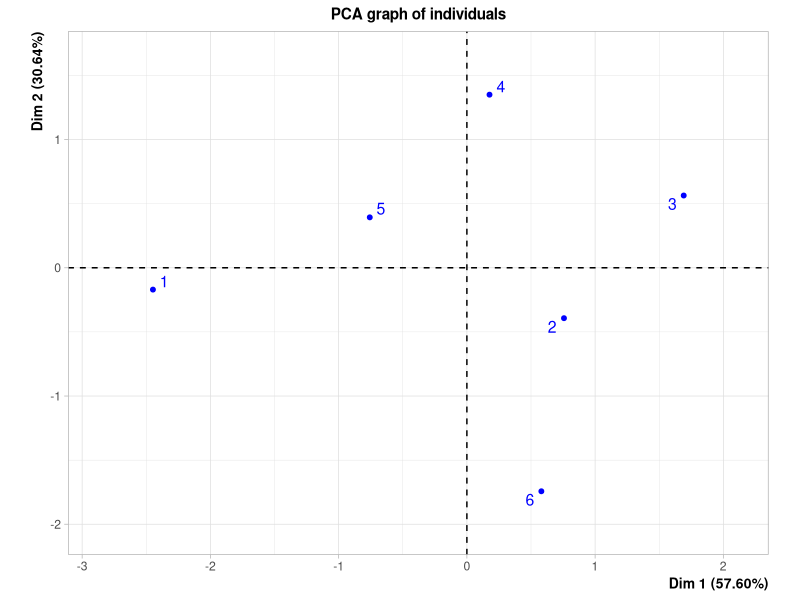
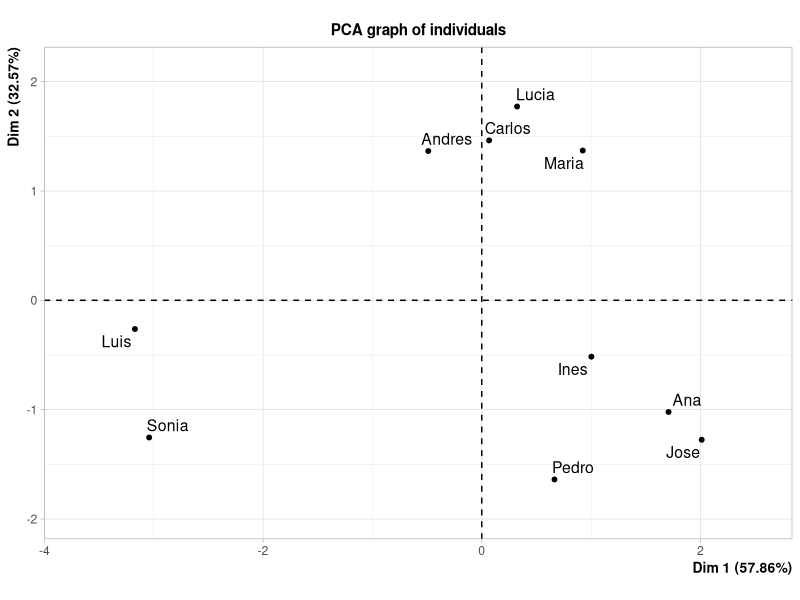
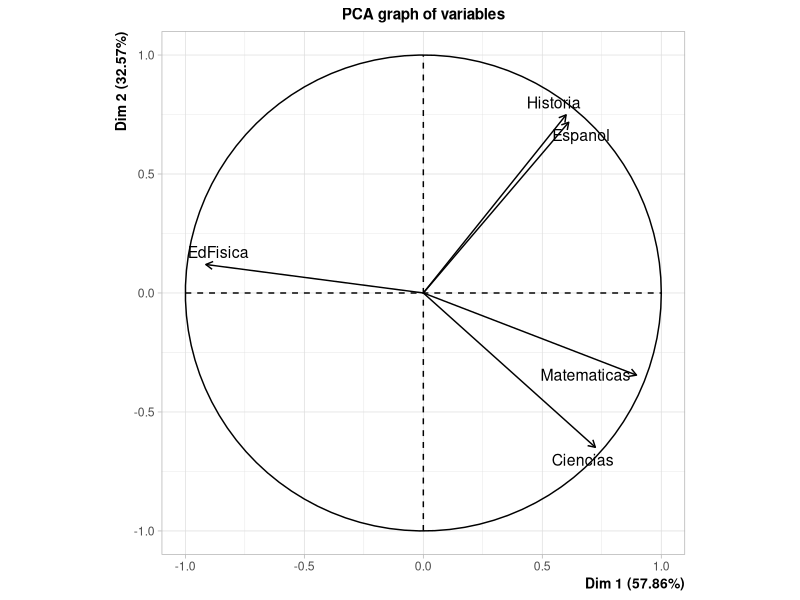
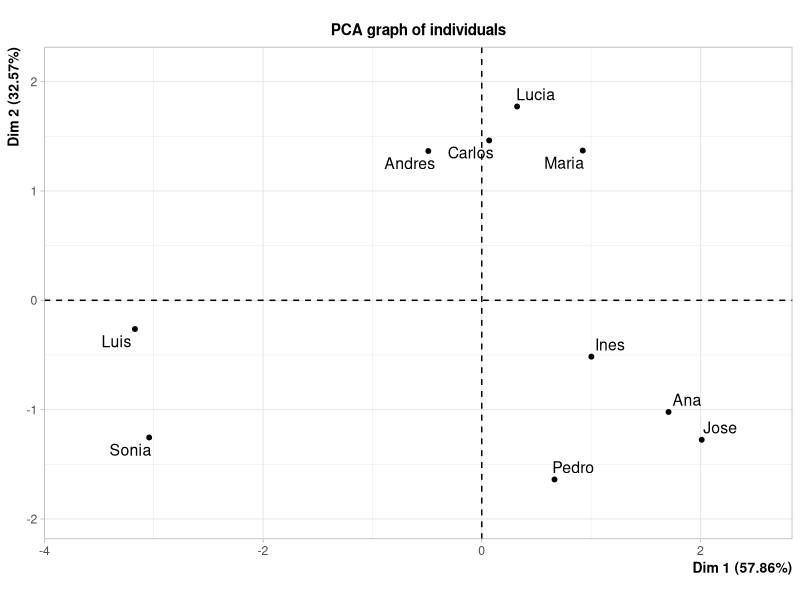
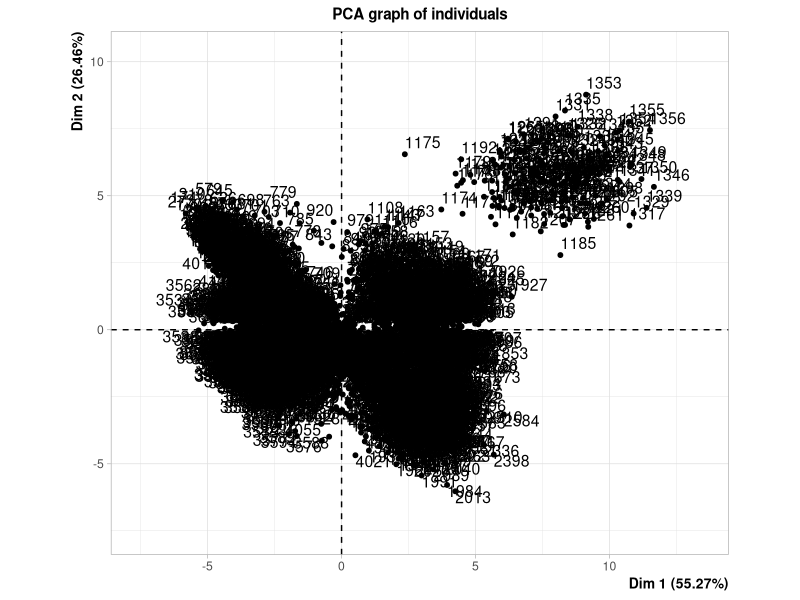
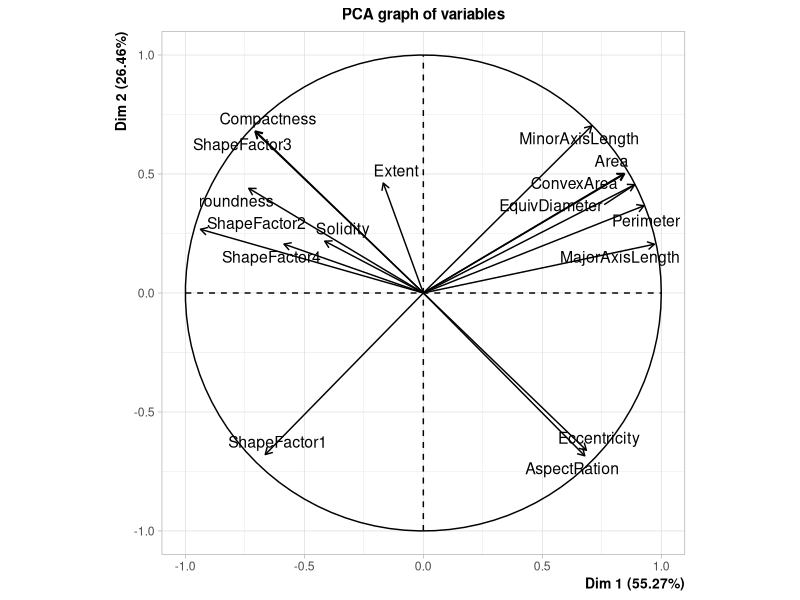
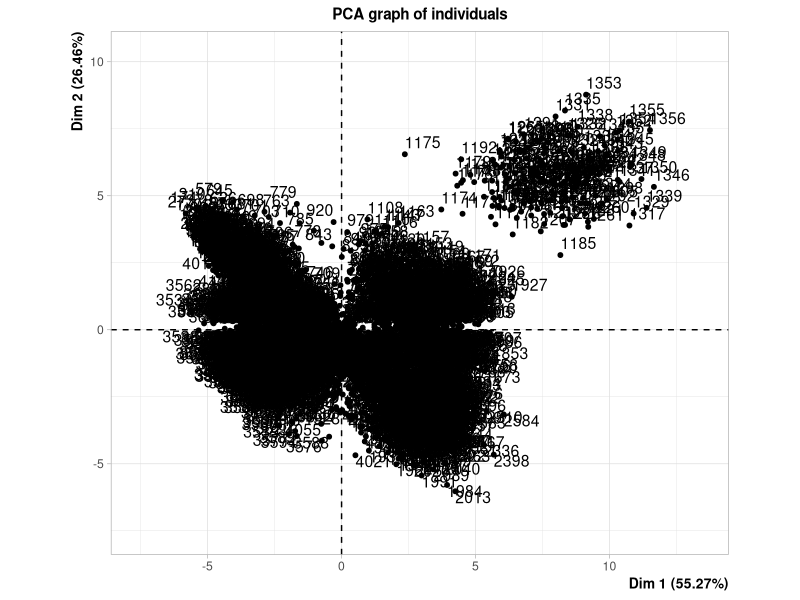

Write the R code that produced these figures, in order. (Note: this script raises an error after producing the figures.)
#---------------------------Ejercicio 2-----------------------------------------

library(FactoMineR)
library(readr)

#Para el desarrollo de los ejercicios se emplea la siguiente matriz
X <- matrix(c(8,1,0,4,6,5,6,8,7,10,4,7,8,2,5,0,3,6), nrow = 6, ncol = 3, byrow
            = TRUE)
X_inicial <- X

#Implemente en lenguaje R funciones que permitan ejecutar el algoritmo del Análisis
#en Componentes Principales (ACP) visto en clase para variables numéricas.
#Compare los resultados obtenidos con respecto a FactoMineR.

#El algoritmo del ACP cuenta con los siguientes pasos:

#1) Centrar y reducir la matriz 

#Medias

medias <- function(matriz) {
  resultado <-list()
  for(i in 1:ncol(matriz)) {
    resultado[[i]] <- mean(matriz[,i])
  }
  return(resultado)
}

#desviaciones estándar poblacionales 

sd_poblacional <- function(matriz) {
  resultado <- list()
  n <- nrow(matriz)
  for(i in 1:ncol(matriz)) {
    resultado[[i]] <- sqrt(((n-1)/n))*sd(matriz[,i])
  }
  return(resultado)
}
  
#Centramos y reducimos con la siguiente función

centrar_y_reducir <- function(matriz, medias, desviaciones) {
  
  for(i in 1 : ncol(matriz)){
    matriz[, i] <- (matriz[,i]-medias[[i]])/ desviaciones[[i]]
  }
  return(matriz)
}



#Aplicamos las funciones anteriores a la matriz X
medias_X <- medias(X)
medias_X

sd_X <- sd_poblacional(X)
sd_X

X <- centrar_y_reducir(X,medias_X, sd_X)
X


#2)Calcular la matriz de correlaciones 

#Una vez centrada y reducida la matriz, se procede a calcular la matriz de 
#varianzas-covarianzas la cual, es la misma que la matriz de correlaciones pues 
#está centrada y reducida. Se calcula con la siguiente función

R <- function(matriz) {
  n <- nrow(matriz) 
  resultado <- (1/n)*t(matriz)%*%matriz
  return(resultado)
}

#Obtenemos mediante esa función la matriz de correlaciones de X

X_R <- R(X)
X_R

#3 y 4) Calcular los vectores y valores propios de la matriz de correlaciones y 
#ordenar los valores propios de mayor a menor

X.R_e <- eigen(X_R)

X.R_valores.propios <- X.R_e$values #ya vienen ordenados de mayor a menor
X.R_valores.propios

X.R_vectores.propios <- X.R_e$vectors
X.R_vectores.propios

#Comparamos con lo obtenido con FactoMiner

X_ACP <- PCA(X, ncp = 4, graph = FALSE)
X_ACP$eig

#Se puede observar que los valores propios obtenidos con FactoMiner son iguales
#a los del algoritmo

#5) Construir matriz V que tiene como columnas los vectores propios de la matriz
#de correlaciones

V <- X.R_vectores.propios
V

#6) Calcular la matriz de componentes principales

C <- X%*%V 
C #Tiene las coordendas de los individuos 

#Con FactoMiner se obtiene lo siguiente:
X_ACP$ind$coord


#Podemos observar que lo único que varía es el signo de algunas entradas, pero
#esto solo indica que se refleja con respecto a algunos de los ejes al graficar.

#7) Calcular la matriz de calidades de los individuos (cosenos cuadrados)

Q <- function(C, matriz) {
  n <-nrow(matriz)
  m <-ncol(matriz)
  resultado <- matrix(0, n,m)
  
  for(i in 1: n){
    suma <- 0 
    for(j in 1: m){
      suma <- suma + matriz[i,j]^2
    }
    for(r in 1: m){
      resultado[i,r] <- (C[i,r]^2)/suma
    }
  }
  return(resultado)
}

#Aplicamos la función anterior a los datos que tenemos

X_Q <- Q(C, X)
X_Q

#Vemos los resultados de FactoMiner
X_ACP$ind$cos2

#Los cuales son iguales a los obtenidos con el algoritmo

#Ahora debemos calcular la contribución de cada individuo i a la varianza total 
#del eje r

contribucion <- function(C, valores.propios) {
  n <-nrow(C)
  m <-ncol(C)
  resultado <- matrix(0, n, m)
  
  for(i in 1: n){
    for(r in 1: m){
      resultado[i,r] <- ((C[i,r]^2)/(n*valores.propios[r]))*100
    }
  }
  return(resultado)
}

#La matriz de contribuciones es:

X_contrib <- contribucion(C, X.R_valores.propios)
X_contrib

#Con FactoMiner se tiene:
X_ACP$ind$contrib

#Por lo tanto, se tiene el mismo resultado

#8) Calcular la matriz de coordenadas T de las variables

T <- function(V, valores.propios){
  m <- ncol(V)
  resultado <- matrix(0, m, m)
  
  for(r in 1:m){
      resultado[,r] <- sqrt(valores.propios[r])*V[,r]
    }
    
  return(resultado)
}

#La matriz de coordenadas de las variables para los datos que tenemos es:
X_T <- T(V, X.R_valores.propios)
X_T

#Y la dada con FactoMiner es:
X_ACP$var$coord

#9)Calcular la matriz de calidades de las variables (cosenos cuadrados)

S <- X_T^2
S

#Con FactoMiner da:
X_ACP$var$cos2

#10) Calcular vector I (1xm) de inercias de los ejes

I <- function(valores.propios){
  m <- length(valores.propios)
  resultado <- c()
  
  for(j in 1: m){
    resultado[j] <-100*(valores.propios[j]/m)
  }
  return(resultado)
}

#El vector de inercias para los datos con los que estamos trabajando es:
X_I <- I(X.R_valores.propios)
X_I

#Con FactoMiner se tiene:
plot(X_ACP, axes=c(1, 2), choix="ind", col.ind="blue",new.plot=TRUE)


#Podemos observar que las inercias correpondiente al eje x y y obtenidas con 
#FactoMiner son iguales a las dadas por el algoritmo.


#------------------ Ejercicio 8-------------------------------------------------
#Verifique todo lo programado en los puntos anteriores con el ejemplo estudiantes.csv
# y con los datos del ejercicio 1 de la tarea anterior

#----- Estudiantes--------

estudiantes_datos <- read.table('Tarea 3/EjemploEstudiantes.csv', header=TRUE, sep=';',dec=',',row.names=1)
estudiantes_datos<- as.matrix(estudiantes_datos)
estudiantes_datos_original <- estudiantes_datos

#1) Centrar y reducir la matriz 

medias_estudiantes <- medias(estudiantes_datos)
medias_estudiantes

sd_estudiantes <- sd_poblacional(estudiantes_datos)
sd_estudiantes

estudiantes_datos <- centrar_y_reducir(estudiantes_datos,medias_estudiantes, sd_estudiantes)
estudiantes_datos


#2)Calcular la matriz de correlaciones 

estudiantes_R <- R(estudiantes_datos)
estudiantes_R


#3 y 4) Calcular los vectores y valores propios de la matriz de correlaciones y 
#ordenar los valores propios de mayor a menor

estudiantes.R_e <- eigen(estudiantes_R)

estudiantes.R_valores.propios <- estudiantes.R_e$values #ya vienen ordenados de mayor a menor
estudiantes.R_valores.propios

estudiantes.R_vectores.propios <- estudiantes.R_e$vectors
estudiantes.R_vectores.propios

#5) Construir matriz V que tiene como columnas los vectores propios de la matriz
#de correlaciones

V_estudiantes <- estudiantes.R_vectores.propios
V_estudiantes

#6) Calcular la matriz de componentes principales

C_estudiantes <- estudiantes_datos%*%V_estudiantes
C_estudiantes

#7) Calcular la matriz de calidades de los individuos (cosenos cuadrados)

estudiantes_Q <- Q(C_estudiantes, estudiantes_datos)
estudiantes_Q

#Ahora debemos calcular la contribución de cada individuo i a la varianza total 
#del eje r

estudiantes_contrib <- contribucion(C_estudiantes, estudiantes.R_valores.propios)
estudiantes_contrib

#8) Calcular la matriz de coordenadas T de las variables

estudiantes_T <- T(V_estudiantes, estudiantes.R_valores.propios)
estudiantes_T

#9)Calcular la matriz de calidades de las variables (cosenos cuadrados)

S_estudiantes <- estudiantes_T^2
S_estudiantes

#10) Calcular vector I (1xm) de inercias de los ejes

estudiantes_I <- I(estudiantes.R_valores.propios)
estudiantes_I

ACP <-PCA(estudiantes_datos)
plot(ACP)

#----- beans--------

beans_datos <- read.csv("Tarea 3/beansV2.csv")
beans_datos <- as.matrix(beans_datos[,-17])
beans_datos_original <- beans_datos

#1) Centrar y reducir la matriz 

medias_beans <- medias(beans_datos)
medias_beans

sd_beans <- sd_poblacional(beans_datos)
sd_beans

beans_datos <- centrar_y_reducir(beans_datos,medias_beans, sd_beans)
beans_datos


#2)Calcular la matriz de correlaciones 

beans_R <- R(beans_datos)
beans_R


#3 y 4) Calcular los vectores y valores propios de la matriz de correlaciones y 
#ordenar los valores propios de mayor a menor

beans.R_e <- eigen(beans_R)

beans.R_valores.propios <- beans.R_e$values #ya vienen ordenados de mayor a menor
beans.R_valores.propios

beans.R_vectores.propios <- beans.R_e$vectors
beans.R_vectores.propios

#5) Construir matriz V que tiene como columnas los vectores propios de la matriz
#de correlaciones

V_beans <- beans.R_vectores.propios
V_beans

#6) Calcular la matriz de componentes principales

C_beans <- beans_datos%*%V_beans
C_beans

#7) Calcular la matriz de calidades de los individuos (cosenos cuadrados)

beans_Q <- Q(C_beans, beans_datos)
beans_Q

#Ahora debemos calcular la contribución de cada individuo i a la varianza total 
#del eje r

beans_contrib <- contribucion(C_beans, beans.R_valores.propios)
beans_contrib

#8) Calcular la matriz de coordenadas T de las variables

beans_T <- T(V_beans, beans.R_valores.propios)
beans_T

#9)Calcular la matriz de calidades de las variables (cosenos cuadrados)

S_beans <- beans_T^2
S_beans

#10) Calcular vector I (1xm) de inercias de los ejes

beans_I <- I(beans.R_valores.propios)
beans_I

ACP_beans <-PCA(beans_datos)
plot(ACP_beans)


#----------------- Ejercicio 5--------------------------------------------------

#5. Programe una función en R que reciba una columna (variable) de una matriz y
#calcule su proyección en suplementario en el círculo de correlaciones 2D 
#programado en el punto2. Compare los resultados obtenidos con respecto a 
#FactoMineR

H <- function(matriz) {
  n <- nrow(matriz) 
  resultado <- (1/n)*matriz %*% t(matriz)
  return(resultado)
}


var.sup_proyeccion <- function(columna, matriz) {
  #se calcula la media y desviación estándar de la columna y la matriz
  media <- mean(columna)
  n <- length(columna)
  sd <-sqrt(((n-1)/n))*sd(columna)
  
  medias <- medias(matriz)
  sd_matriz <-sd_poblacional(matriz)
  
  #centramos y reducimos la columna y la matriz
  
  columna <- (columna-media)/sd
  matriz <- centrar_y_reducir(matriz, medias, sd_matriz)
  
  #Matriz de correlaciones
  correlaciones <- R(matriz)
  
  #Vectores y valores propios
  matriz.e <- eigen(correlaciones)
  V <- matriz.e$vectors

  #Se calculan los componentes principales
  C <- matriz%*%V
  
  #Se calculan las correlaciones de la columna con los componentes principales
  coordenada <- c()
  for(i in 1: ncol(matriz)){
    coordenada[i] <-cor(columna, C[,i])
  }
  #Se gráfica en el círculo de correlaciones
  circulo <- circulo_correlaciones(matriz)
  graf_circulo <- circulo$variables0
  
  #Convertimos la matriz en un dataframe y ajustamos para el gráfico
  coordenada_var <- as.data.frame(coordenada)
  col_names <- paste("Dim", 1:ncol(coordenada_var))  # Genera nombres como "Dim 1", "Dim 2", etc.
  colnames(coordenada_var) <- col_names
  #names(X_T_data) <- c("Dim 1", "Dim 2", "Dim 3")
  coordenada_var$variable <- ncol(matriz) + 1
  
  resultado <- graf_circulo + 
    geom_segment(data = coordenada_var, aes(xend = `Dim 1`, yend = `Dim 2`), 
    arrow = arrow(length = unit(0.2, "inches")), color = "red")+
    geom_text(data = coordenada_var, aes(x = `Dim 1`, y = `Dim 2`), 
              vjust = -0.5, hjust = -0.5, color = "red", label = coordenada_var$individuo )
  return(resultado)
}

columna <- X_inicial[,3]
coordenadas_sup <- var.sup_proyeccion(columna, X_inicial[,-3])
coordenadas_sup


ACP <- PCA( X_inicial,quanti.sup = 3, graph = F)
hola <-ACP$quanti.sup$cor

hola <- as.data.frame(hola)
